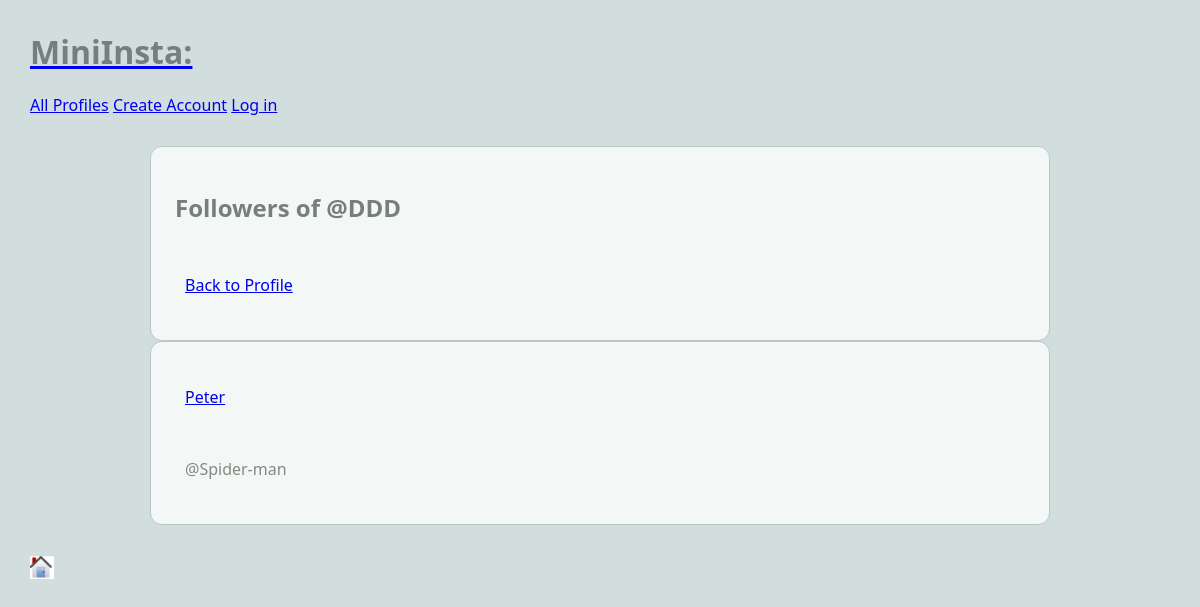
The app's page /mini_insta/profile/1/followers, older data.
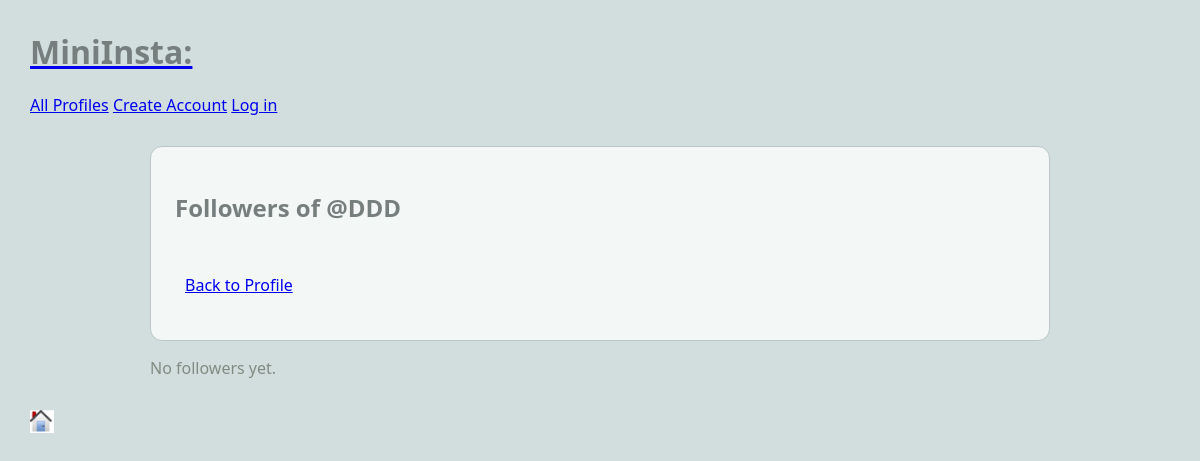
The same page, newer data.
### mini_insta/models.py (models this page shows, shortened)
class Profile(models.Model):
    user = models.ForeignKey(User, on_delete=models.CASCADE, default=1)
    username = models.TextField(blank=True)
    display_name = models.TextField(blank=True)
    profile_image_url = models.URLField(blank=True)
    profile_image_file = models.ImageField(blank=True)
    bio_text = models.TextField(blank=True)
    join_date = models.DateTimeField(auto_now=True)
    def get_followers(self):
        follows = Follow.objects.filter(profile=self)
        return [follow.follower_profile for follow in follows]

### mini_insta/views.py (the view)
# urls.py: path('profile/<int:pk>/followers', ShowFollowersDetailView.as_view(), name="show_followers"),
class ShowFollowersDetailView(DetailView):
    model = Profile
    template_name = "mini_insta/show_followers.html"
    context_object_name = "profile"

### mini_insta/templates/mini_insta/show_followers.html
{% extends 'mini_insta/base.html' %}
{% block content %}
<main class="profile-detail-container">
    <article class="profile-detail-card">
        <div class="profile-detail-content">
            <h2>Followers of @{{ profile.username }}</h2>
            <p><a href="{% url 'show_profile' profile.pk %}">Back to Profile</a></p>
        </div>
    </article>
    {% for follower in profile.get_followers %}
        <article class="profile-detail-card">
            <div class="profile-detail-content">
                <p><a href="{% url 'show_profile' follower.pk %}">{{ follower.display_name }}</a></p>
                <p>@{{ follower.username }}</p>
            </div>
        </article>
    {% empty %}
        <p>No followers yet.</p>
    {% endfor %}
</main>
{% endblock %}

Row changes from the older to the newer data that the page shows:
removed Profile: display_name "Peter", username "Spider-man"
Text that changed along with them:
text now shown: "No followers yet."
